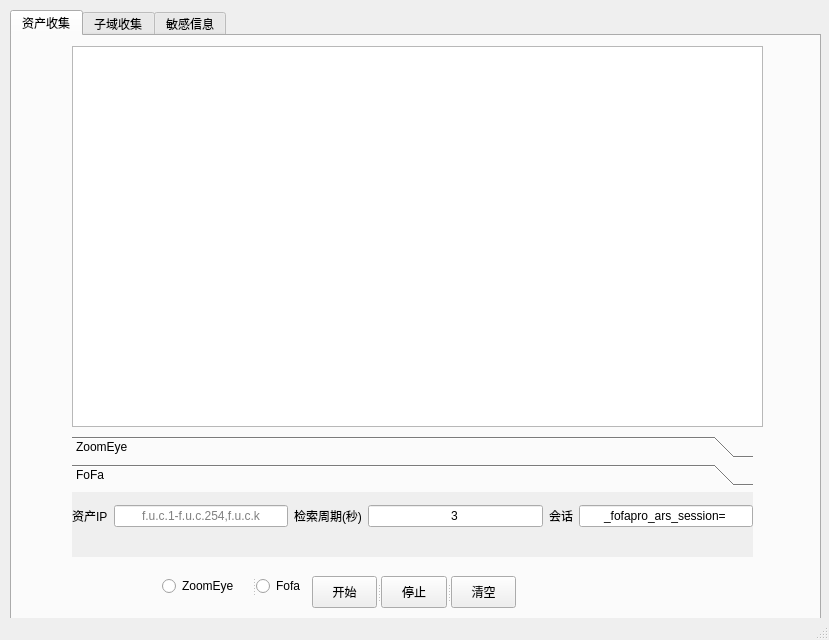
<?xml version="1.0" encoding="UTF-8"?>
<ui version="4.0">
 <class>MainWindow</class>
 <widget class="QMainWindow" name="MainWindow">
  <property name="geometry">
   <rect>
    <x>0</x>
    <y>0</y>
    <width>829</width>
    <height>640</height>
   </rect>
  </property>
  <property name="windowTitle">
   <string>信息收集神器</string>
  </property>
  <property name="layoutDirection">
   <enum>Qt::LeftToRight</enum>
  </property>
  <widget class="QWidget" name="centralwidget">
   <widget class="QTabWidget" name="main_tab">
    <property name="geometry">
     <rect>
      <x>10</x>
      <y>10</y>
      <width>811</width>
      <height>611</height>
     </rect>
    </property>
    <property name="layoutDirection">
     <enum>Qt::LeftToRight</enum>
    </property>
    <property name="autoFillBackground">
     <bool>false</bool>
    </property>
    <property name="tabShape">
     <enum>QTabWidget::Rounded</enum>
    </property>
    <property name="currentIndex">
     <number>0</number>
    </property>
    <widget class="QWidget" name="fofa_tab">
     <attribute name="title">
      <string>资产收集</string>
     </attribute>
     <widget class="QTextEdit" name="fofa_log">
      <property name="geometry">
       <rect>
        <x>60</x>
        <y>10</y>
        <width>691</width>
        <height>381</height>
       </rect>
      </property>
      <property name="readOnly">
       <bool>true</bool>
      </property>
     </widget>
     <widget class="QSplitter" name="splitter_4">
      <property name="geometry">
       <rect>
        <x>300</x>
        <y>540</y>
        <width>204</width>
        <height>32</height>
       </rect>
      </property>
      <property name="orientation">
       <enum>Qt::Horizontal</enum>
      </property>
      <widget class="QPushButton" name="fofa_start">
       <property name="text">
        <string>开始</string>
       </property>
      </widget>
      <widget class="QPushButton" name="fofa_stop">
       <property name="text">
        <string>停止</string>
       </property>
      </widget>
      <widget class="QPushButton" name="fofa_clear">
       <property name="text">
        <string>清空</string>
       </property>
      </widget>
     </widget>
     <widget class="QToolBox" name="asset_toolBox">
      <property name="geometry">
       <rect>
        <x>60</x>
        <y>400</y>
        <width>681</width>
        <height>121</height>
       </rect>
      </property>
      <property name="currentIndex">
       <number>1</number>
      </property>
      <widget class="QWidget" name="page_5">
       <property name="geometry">
        <rect>
         <x>0</x>
         <y>0</y>
         <width>681</width>
         <height>53</height>
        </rect>
       </property>
       <attribute name="label">
        <string>ZoomEye</string>
       </attribute>
       <widget class="QWidget" name="">
        <property name="geometry">
         <rect>
          <x>0</x>
          <y>10</y>
          <width>681</width>
          <height>29</height>
         </rect>
        </property>
        <layout class="QHBoxLayout" name="horizontalLayout">
         <item>
          <widget class="QLabel" name="zoomeye_asset_label">
           <property name="text">
            <string>搜索</string>
           </property>
          </widget>
         </item>
         <item>
          <widget class="QLineEdit" name="zoomeuye_search">
           <property name="layoutDirection">
            <enum>Qt::LeftToRight</enum>
           </property>
           <property name="text">
            <string/>
           </property>
           <property name="alignment">
            <set>Qt::AlignCenter</set>
           </property>
           <property name="placeholderText">
            <string/>
           </property>
          </widget>
         </item>
         <item>
          <widget class="QLabel" name="zoomeye_assetkey_label">
           <property name="text">
            <string>API-KEY</string>
           </property>
          </widget>
         </item>
         <item>
          <widget class="QComboBox" name="zoomeye_key">
           <property name="editable">
            <bool>true</bool>
           </property>
          </widget>
         </item>
        </layout>
       </widget>
      </widget>
      <widget class="QWidget" name="page_6">
       <property name="geometry">
        <rect>
         <x>0</x>
         <y>0</y>
         <width>681</width>
         <height>53</height>
        </rect>
       </property>
       <attribute name="label">
        <string>FoFa</string>
       </attribute>
       <widget class="QWidget" name="">
        <property name="geometry">
         <rect>
          <x>0</x>
          <y>10</y>
          <width>681</width>
          <height>28</height>
         </rect>
        </property>
        <layout class="QHBoxLayout" name="horizontalLayout_2">
         <item>
          <widget class="QLabel" name="fofa_asset_label">
           <property name="text">
            <string>资产IP</string>
           </property>
          </widget>
         </item>
         <item>
          <widget class="QLineEdit" name="fofa_asset_ip">
           <property name="alignment">
            <set>Qt::AlignCenter</set>
           </property>
           <property name="placeholderText">
            <string>f.u.c.1-f.u.c.254,f.u.c.k</string>
           </property>
          </widget>
         </item>
         <item>
          <widget class="QLabel" name="fofa_interval_label">
           <property name="text">
            <string>检索周期(秒)</string>
           </property>
          </widget>
         </item>
         <item>
          <widget class="QLineEdit" name="fofa_interval">
           <property name="layoutDirection">
            <enum>Qt::LeftToRight</enum>
           </property>
           <property name="text">
            <string>3</string>
           </property>
           <property name="alignment">
            <set>Qt::AlignCenter</set>
           </property>
           <property name="placeholderText">
            <string/>
           </property>
          </widget>
         </item>
         <item>
          <widget class="QLabel" name="fofa_session_label">
           <property name="text">
            <string>会话</string>
           </property>
          </widget>
         </item>
         <item>
          <widget class="QLineEdit" name="fofa_session">
           <property name="text">
            <string>_fofapro_ars_session=</string>
           </property>
           <property name="alignment">
            <set>Qt::AlignCenter</set>
           </property>
           <property name="placeholderText">
            <string>_fofapro_ars_session=ooxx</string>
           </property>
          </widget>
         </item>
        </layout>
       </widget>
      </widget>
     </widget>
     <widget class="QSplitter" name="splitter_3">
      <property name="geometry">
       <rect>
        <x>150</x>
        <y>540</y>
        <width>151</width>
        <height>20</height>
       </rect>
      </property>
      <property name="orientation">
       <enum>Qt::Horizontal</enum>
      </property>
      <widget class="QRadioButton" name="zoomeye_radioButton">
       <property name="text">
        <string>ZoomEye</string>
       </property>
      </widget>
      <widget class="QRadioButton" name="fofa_radioButton">
       <property name="text">
        <string>Fofa</string>
       </property>
      </widget>
     </widget>
    </widget>
    <widget class="QWidget" name="st_tab">
     <attribute name="title">
      <string>子域收集</string>
     </attribute>
     <widget class="QTextEdit" name="st_log">
      <property name="geometry">
       <rect>
        <x>60</x>
        <y>90</y>
        <width>691</width>
        <height>441</height>
       </rect>
      </property>
      <property name="readOnly">
       <bool>true</bool>
      </property>
     </widget>
     <widget class="QSplitter" name="splitter">
      <property name="geometry">
       <rect>
        <x>300</x>
        <y>540</y>
        <width>204</width>
        <height>32</height>
       </rect>
      </property>
      <property name="orientation">
       <enum>Qt::Horizontal</enum>
      </property>
      <widget class="QPushButton" name="st_start">
       <property name="text">
        <string>开始</string>
       </property>
      </widget>
      <widget class="QPushButton" name="st_stop">
       <property name="text">
        <string>停止</string>
       </property>
      </widget>
      <widget class="QPushButton" name="st_clear">
       <property name="text">
        <string>清空</string>
       </property>
      </widget>
     </widget>
     <widget class="QWidget" name="">
      <property name="geometry">
       <rect>
        <x>60</x>
        <y>20</y>
        <width>691</width>
        <height>28</height>
       </rect>
      </property>
      <layout class="QHBoxLayout" name="horizontalLayout_3">
       <item>
        <widget class="QLabel" name="st_domain_label">
         <property name="text">
          <string>域名</string>
         </property>
         <property name="buddy">
          <cstring>st_domain_label</cstring>
         </property>
        </widget>
       </item>
       <item>
        <widget class="QLineEdit" name="st_domain">
         <property name="alignment">
          <set>Qt::AlignCenter</set>
         </property>
         <property name="placeholderText">
          <string>a.com,b.com,c.com</string>
         </property>
        </widget>
       </item>
       <item>
        <widget class="QLabel" name="st_dns_label">
         <property name="text">
          <string>域名服务器</string>
         </property>
        </widget>
       </item>
       <item>
        <widget class="QLineEdit" name="st_dns">
         <property name="layoutDirection">
          <enum>Qt::LeftToRight</enum>
         </property>
         <property name="text">
          <string/>
         </property>
         <property name="alignment">
          <set>Qt::AlignCenter</set>
         </property>
         <property name="placeholderText">
          <string>192.168.1.1:53</string>
         </property>
        </widget>
       </item>
       <item>
        <widget class="QLabel" name="st_domain_brute_mode_label">
         <property name="text">
          <string>爆破模式</string>
         </property>
        </widget>
       </item>
       <item>
        <widget class="QCheckBox" name="st_domain_brute_mode">
         <property name="text">
          <string/>
         </property>
        </widget>
       </item>
      </layout>
     </widget>
     <widget class="QWidget" name="">
      <property name="geometry">
       <rect>
        <x>60</x>
        <y>50</y>
        <width>691</width>
        <height>28</height>
       </rect>
      </property>
      <layout class="QHBoxLayout" name="horizontalLayout_4">
       <item>
        <widget class="QLabel" name="st_domain_brute_label">
         <property name="text">
          <string>爆破长度</string>
         </property>
        </widget>
       </item>
       <item>
        <widget class="QLineEdit" name="st_domain_brute">
         <property name="layoutDirection">
          <enum>Qt::LeftToRight</enum>
         </property>
         <property name="text">
          <string/>
         </property>
         <property name="alignment">
          <set>Qt::AlignCenter</set>
         </property>
         <property name="placeholderText">
          <string/>
         </property>
        </widget>
       </item>
       <item>
        <widget class="QLabel" name="st_domain_brute_rate_label">
         <property name="text">
          <string>爆破频率/s</string>
         </property>
        </widget>
       </item>
       <item>
        <widget class="QLineEdit" name="st_domain_brute_rate">
         <property name="layoutDirection">
          <enum>Qt::LeftToRight</enum>
         </property>
         <property name="text">
          <string/>
         </property>
         <property name="alignment">
          <set>Qt::AlignCenter</set>
         </property>
         <property name="placeholderText">
          <string/>
         </property>
        </widget>
       </item>
       <item>
        <widget class="QLabel" name="st_key_label">
         <property name="text">
          <string>SecurityTrails Key</string>
         </property>
        </widget>
       </item>
       <item>
        <widget class="QComboBox" name="st_apikeylist">
         <property name="editable">
          <bool>true</bool>
         </property>
        </widget>
       </item>
      </layout>
     </widget>
     <zorder>splitter</zorder>
     <zorder>splitter_5</zorder>
     <zorder>st_key_label</zorder>
     <zorder>st_apikeylist</zorder>
     <zorder>st_domain_brute</zorder>
     <zorder>st_domain_brute_label</zorder>
     <zorder>st_domain_brute_rate_label</zorder>
     <zorder>st_domain_brute_rate</zorder>
     <zorder>st_log</zorder>
    </widget>
    <widget class="QWidget" name="sensitive_tab">
     <attribute name="title">
      <string>敏感信息</string>
     </attribute>
     <widget class="QTextEdit" name="spider_log">
      <property name="geometry">
       <rect>
        <x>60</x>
        <y>20</y>
        <width>691</width>
        <height>391</height>
       </rect>
      </property>
      <property name="readOnly">
       <bool>true</bool>
      </property>
     </widget>
     <widget class="QToolBox" name="toolBox_spider">
      <property name="geometry">
       <rect>
        <x>60</x>
        <y>420</y>
        <width>581</width>
        <height>151</height>
       </rect>
      </property>
      <property name="contextMenuPolicy">
       <enum>Qt::DefaultContextMenu</enum>
      </property>
      <property name="layoutDirection">
       <enum>Qt::LeftToRight</enum>
      </property>
      <property name="autoFillBackground">
       <bool>false</bool>
      </property>
      <property name="frameShape">
       <enum>QFrame::NoFrame</enum>
      </property>
      <property name="frameShadow">
       <enum>QFrame::Plain</enum>
      </property>
      <property name="lineWidth">
       <number>0</number>
      </property>
      <property name="currentIndex">
       <number>0</number>
      </property>
      <widget class="QWidget" name="page">
       <property name="geometry">
        <rect>
         <x>0</x>
         <y>0</y>
         <width>581</width>
         <height>79</height>
        </rect>
       </property>
       <attribute name="label">
        <string>敏感接口</string>
       </attribute>
       <widget class="QLineEdit" name="spider_cookie">
        <property name="geometry">
         <rect>
          <x>60</x>
          <y>40</y>
          <width>491</width>
          <height>32</height>
         </rect>
        </property>
        <property name="toolTip">
         <string/>
        </property>
        <property name="alignment">
         <set>Qt::AlignCenter</set>
        </property>
        <property name="placeholderText">
         <string>爬取过程很可能会触发删除操作，因此渗透xxx管理平台过程中禁止填写Cookie</string>
        </property>
       </widget>
       <widget class="QLabel" name="spider_cookie_label">
        <property name="geometry">
         <rect>
          <x>10</x>
          <y>50</y>
          <width>91</width>
          <height>16</height>
         </rect>
        </property>
        <property name="text">
         <string>Cookie</string>
        </property>
       </widget>
       <widget class="QSplitter" name="splitter_2">
        <property name="geometry">
         <rect>
          <x>10</x>
          <y>0</y>
          <width>541</width>
          <height>32</height>
         </rect>
        </property>
        <property name="orientation">
         <enum>Qt::Horizontal</enum>
        </property>
        <widget class="QLabel" name="spider_url_label">
         <property name="text">
          <string>目标网址</string>
         </property>
        </widget>
        <widget class="QLineEdit" name="spider_url">
         <property name="maxLength">
          <number>65536</number>
         </property>
         <property name="alignment">
          <set>Qt::AlignLeading|Qt::AlignLeft|Qt::AlignVCenter</set>
         </property>
         <property name="placeholderText">
          <string>http://f.u.c.k</string>
         </property>
        </widget>
        <widget class="QPushButton" name="spider_import_urls">
         <property name="cursor">
          <cursorShape>PointingHandCursor</cursorShape>
         </property>
         <property name="text">
          <string>导入目标</string>
         </property>
        </widget>
        <widget class="QLabel" name="spider_node">
         <property name="text">
          <string>爬取节点</string>
         </property>
        </widget>
        <widget class="QLineEdit" name="spider_node_url">
         <property name="alignment">
          <set>Qt::AlignCenter</set>
         </property>
         <property name="placeholderText">
          <string>a:href,script:src</string>
         </property>
        </widget>
        <widget class="QLabel" name="spider_deps_label">
         <property name="text">
          <string>爬取深度</string>
         </property>
        </widget>
        <widget class="QLineEdit" name="spider_deps">
         <property name="text">
          <string>2</string>
         </property>
         <property name="alignment">
          <set>Qt::AlignCenter</set>
         </property>
         <property name="placeholderText">
          <string>2</string>
         </property>
        </widget>
       </widget>
      </widget>
      <widget class="QWidget" name="page_2">
       <property name="geometry">
        <rect>
         <x>0</x>
         <y>0</y>
         <width>581</width>
         <height>79</height>
        </rect>
       </property>
       <attribute name="label">
        <string>搜索引擎</string>
       </attribute>
       <widget class="QCheckBox" name="search_enable">
        <property name="enabled">
         <bool>true</bool>
        </property>
        <property name="geometry">
         <rect>
          <x>10</x>
          <y>0</y>
          <width>51</width>
          <height>20</height>
         </rect>
        </property>
        <property name="toolTip">
         <string>免费100/month,建议多申请几个账号</string>
        </property>
        <property name="text">
         <string>启用</string>
        </property>
       </widget>
       <widget class="QWidget" name="">
        <property name="geometry">
         <rect>
          <x>10</x>
          <y>30</y>
          <width>571</width>
          <height>23</height>
         </rect>
        </property>
        <layout class="QHBoxLayout" name="horizontalLayout_5">
         <item>
          <widget class="QLabel" name="search_key_label">
           <property name="toolTip">
            <string>API申请地址: https://serpstack.com/</string>
           </property>
           <property name="text">
            <string>APIKey</string>
           </property>
          </widget>
         </item>
         <item>
          <widget class="QLineEdit" name="search_key">
           <property name="toolTip">
            <string>API申请地址: https://serpstack.com/</string>
           </property>
           <property name="alignment">
            <set>Qt::AlignCenter</set>
           </property>
           <property name="placeholderText">
            <string>f9c8878e81ooxxooxxx20bc92d0498e34ec</string>
           </property>
          </widget>
         </item>
         <item>
          <widget class="QLabel" name="search_query_label">
           <property name="text">
            <string>查询条件</string>
           </property>
          </widget>
         </item>
         <item>
          <widget class="QLineEdit" name="search_query">
           <property name="toolTip">
            <string>google hack</string>
           </property>
           <property name="text">
            <string>site:ooxx.com filetype:txt</string>
           </property>
           <property name="alignment">
            <set>Qt::AlignCenter</set>
           </property>
           <property name="placeholderText">
            <string>google hack</string>
           </property>
          </widget>
         </item>
        </layout>
       </widget>
      </widget>
     </widget>
     <widget class="QSplitter" name="splitter_7">
      <property name="geometry">
       <rect>
        <x>670</x>
        <y>480</y>
        <width>68</width>
        <height>64</height>
       </rect>
      </property>
      <property name="orientation">
       <enum>Qt::Vertical</enum>
      </property>
      <widget class="QPushButton" name="spider_start">
       <property name="cursor">
        <cursorShape>PointingHandCursor</cursorShape>
       </property>
       <property name="text">
        <string>开始</string>
       </property>
      </widget>
      <widget class="QPushButton" name="spider_stop">
       <property name="cursor">
        <cursorShape>PointingHandCursor</cursorShape>
       </property>
       <property name="text">
        <string>停止</string>
       </property>
      </widget>
     </widget>
    </widget>
   </widget>
  </widget>
  <widget class="QStatusBar" name="statusbar"/>
 </widget>
 <tabstops>
  <tabstop>main_tab</tabstop>
  <tabstop>fofa_asset_ip</tabstop>
  <tabstop>fofa_start</tabstop>
  <tabstop>fofa_stop</tabstop>
 </tabstops>
 <resources/>
 <connections/>
</ui>
